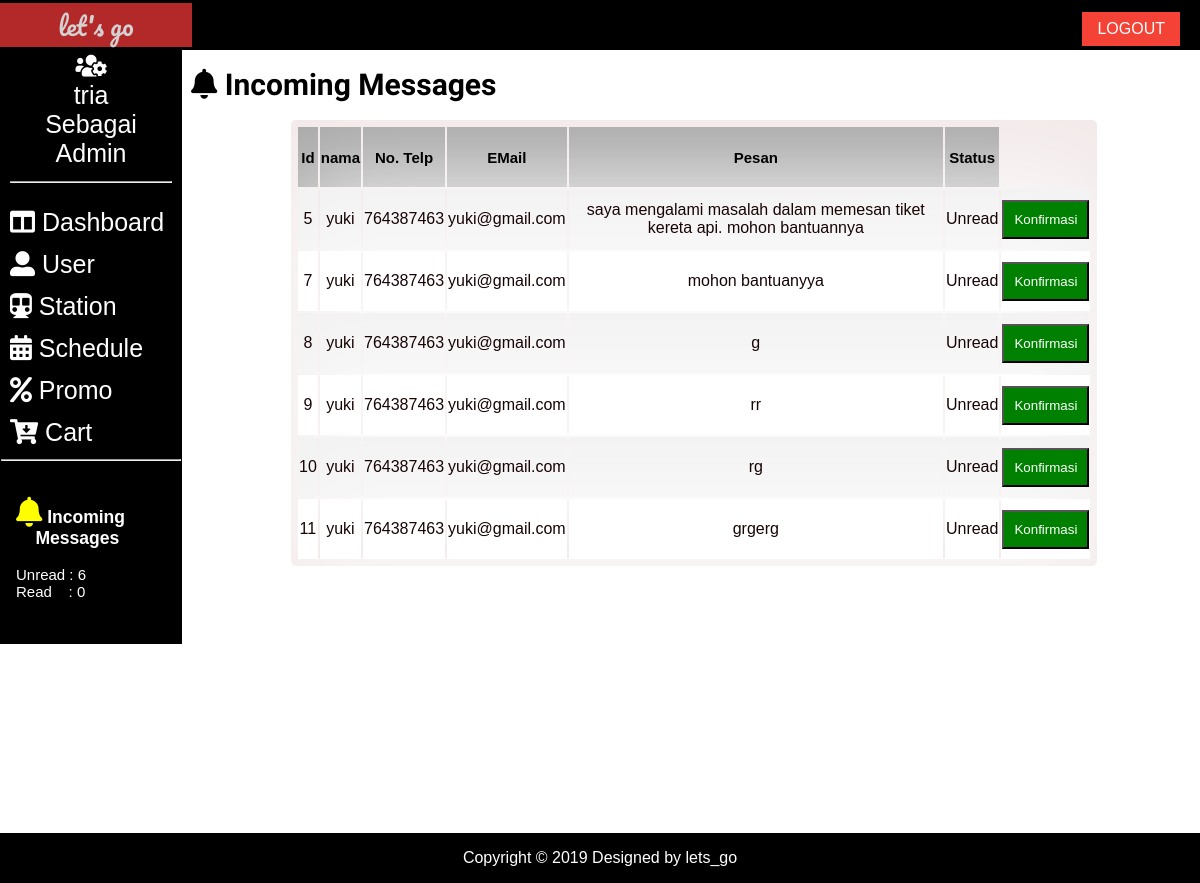
Page /admin/pesan/index.php (signed in) on the committed database.
### tables this page shows
CREATE TABLE IF NOT EXISTS `contactus` (
  `id` int(11) NOT NULL AUTO_INCREMENT,
  `id_user` int(11) DEFAULT NULL,
  `no_telp` varchar(50) DEFAULT NULL,
  `email` varchar(50) DEFAULT NULL,
  `pesan` text,
  `status` enum('Read','Unread') DEFAULT 'Unread',
  PRIMARY KEY (`id`)
);

CREATE TABLE IF NOT EXISTS `user` (
  `id` int(5) NOT NULL AUTO_INCREMENT,
  `full_name` varchar(255) DEFAULT NULL,
  `username` varchar(255) DEFAULT NULL,
  `gender` enum('Laki-Laki','Perempuan') DEFAULT NULL,
  `kontak` varchar(20) DEFAULT NULL,
  `email` varchar(20) DEFAULT NULL,
  `pass` varchar(35) DEFAULT NULL,
  `level` enum('user','admin') DEFAULT 'user',
  PRIMARY KEY (`id`),
  UNIQUE KEY `username` (`username`),
  UNIQUE KEY `email` (`email`)
);

### admin/pesan/index.php (the view, shortened to what this page needs)
<?php
include '../../config/koneksi.php';
?>
<!DOCTYPE html>
<html lang="en">
    <head>
        <link rel="stylesheet" type="text/css" href="../../assets/css/style.css">
        <link rel="stylesheet" href="https://use.fontawesome.com/releases/v5.8.1/css/all.css"
>
    </head>
    <body>
        <div class="header">
            <br>
            <p>let's go</p>
            <a href="../../login/logout.php"><button>LOGOUT</button></a>
        </div>
        <table class="container">
            <tr>
                <td colspan="2" class="menu">
                    <div style="color:white; text-align:center;">
                    <i class="fas fa-users-cog    "></i> <br>
                    <?php
                    echo $_SESSION['username'].
                    "<br> Sebagai Admin";
                    ?>
                    <hr>
                    </div>
                    <a href="../index.php">
                        <div><i class="fas fa-columns    "></i> Dashboard</div>
                    </a>
                    <a href="../user/user.php">
                        <div><i class="fas fa-user-alt    "></i> User</div>
                    </a>
                    <a href="../station/stasiun.php">
                        <div><i class="fas fa-subway    "></i> Station</div>
                    </a>
                    <a href="../jadwal/jadwal.php">
                        <div> <i class="fas fa-calendar-alt    "></i> Schedule</div>
                    </a>
                    <a href="../iklan/iklan.php">
                        <div> <i class="fas fa-percent    "></i> Promo</div>
                    </a>
                    <a href="../Cart/cart.php">
                        <div><i class="fas fa-cart-arrow-down    "></i> Cart</div>
                    </a>
                    <hr>
                    <a href="#pesan">
                    <div style="font-size:15px; padding:10px;">
                    <h3><i style="color:yellow; font-size:30px;" class="fas fa-bell    "></i> Incoming<br>&nbsp;&nbsp;&nbsp;&nbsp;Messages<br></h3>
                    <?php
                    $sqli = "SELECT  count(status) as jumlah FROM contactus where status='Unread'";
                    $queryi = mysqli_query($db, $sqli);
                    $rowi = mysqli_fetch_array($queryi);
                    ?>
                    Unread : <?php echo $rowi['jumlah']; ?></span>
                    <?php
                    $s = "SELECT  count(status) as jumlah FROM contactus where status='Read'";
                    $q = mysqli_query($db, $s);
                    $rows = mysqli_fetch_array($q);
                    ?>
                    <br>Read&nbsp;&nbsp;&nbsp;&nbsp;: <?php echo $rows['jumlah']; ?></span>
                    </div>
                    </a>
                </td>
                <td class="content">
                    <br><br>
                    <h3><i class="fas fa-bell    "></i> Incoming Messages</h3>
                    <div>
                        <table class="kotak" style="width:80%; margin:100px; margin-top:-30px;">
                            <tbody>
                                <?php
                            $sql = "SELECT * FROM contactus";
                            $query = mysqli_query($db, $sql);
                            if($query){
                                ?>
                                    <tr class="kotak-judul" style="height:60px;">
                                     <th>Id</th>
                                    <th>nama</th>
                                    <th>No. Telp</th>
                                    <th>EMail</th>
                                    <th>Pesan</th>
                                    <th>Status</th>
                                </tr>
                            <?php
                            while ($cart = mysqli_fetch_array($query)) {
                                echo "<tr class='kotak-form' style='text-align:center; height:60px;'>";
                                echo "<td>" . $cart[0] . "</td>";
                                $st=mysqli_query($db, "SELECT username from user where id=$cart[1]");
                                $nmst = mysqli_fetch_array($st);
                                echo "<td>" . $nmst['username'] . "</td>";
                                echo "<td>" . $cart[2] . "</td>";
                                echo "<td>" . $cart[3] . "</td>";
                                echo "<td>" . $cart[4] . "</td>";
                                echo "<td>" . $cart[5] . "</td>";
                                 if($cart[5]=="Unread"){
                                    ?>
                                    <td>
                                    <a href="./confrim-message.php?idUser=<?php echo $cart[1] ?>&&id=<?php echo $cart[0] ?>"><button style="color:white; background-color:green; padding:10px;">Konfirmasi</button></a>
                                </td>
                                <?php
                                }
                                echo "</tr>";
                            }
                            }else{
                                echo "<i class='fas fa-bell-slash    '></i> <br>no incoming messenger";
                            }
                            ?>
                            </tbody>
                            <br>
                        </table>
                    </div>
                    <br><br><br><br><br><br><br><br><br><br><br><br>
                </td>
            </tr>
        </table>
        <div class="footer">
            Copyright &copy; 2019
            Designed by lets_go
        </div>
    </body>
</html>

### assets/css/style.css (style rules this page uses)
body { margin: 0%; font-family: sans-serif; font-family: "Kreon", serif; }
.container { border-collapse: collapse; }
.kotak-form { background: rgb(255, 255, 255); margin: 150px auto; padding: 30px 20px; box-shadow: 0px 0px 100px 4px #ffffff; color: #180404; font-family: "Trebuchet MS", "Lucida Sans Unicode", "Lucida Grande", "Lucida Sans", Arial, sans-serif; border-collapse: collapse; border-spacing: 0; width: 100%; border: 1px solid #ddd; }
.kotak-form:nth-child(even) { background-color: #f2f2f2; }
.header { margin-top: 0%; margin-bottom: 0%; height: 50px; width: 100%; background-color: rgb(0, 0, 0); position: -webkit-sticky; position: fixed; z-index: 999; }
.header button { margin: -60px 20px 0px 0px; float: right; background-color: #f44336; border: none; color: white; padding: 8px 15px; text-align: center; text-decoration: none; display: inline-block; font-size: 16px; font-family: sans-serif; }
.header button { -webkit-transition-duration: 0.4s; transition-duration: 0.4s; }
.header p { margin-top: -15px; color: #d3d1d1; width: 16%; background-color: #b32929; text-align: center; font-size: 25px; font-family: "Pacifico", cursive; }
.menu { height: 600px; width: 15%; background-color: rgb(0, 0, 0); float: left; margin-top: 3.5%; position: -webkit-sticky; position: fixed; }
.menu a { cursor: pointer; text-decoration: none; color: white; }
.menu div { margin: 5px; font-size: 25px; font-family: sans-serif; border-radius: 5px; padding: 4px; }
.content { height: 100%; width: 84%; float: right; }
.content h3 { font-size: 30px; font-family: "Francois One", sans-serif; }
table { height: 100%; width: 100%; }
.kotak { height: 70%; width: 50%; background-color: #f3eaea; border-radius: 5px; padding: 5px; margin: 5px; box-shadow: #b32929; }
.kotak-judul { background-color: #a7a7a7; padding: 10px; text-align: center; font-size: 15px; font-family: Arial, Helvetica, sans-serif; border-radius: 5px; }
.footer { height: 50px; width: 100%; background-color: rgb(0, 0, 0); bottom: 0%; position: absolute; position: -webkit-sticky; position: fixed; text-align: center; line-height: 50px; font-family: Verdana, Geneva, Tahoma, sans-serif; color: white; }

### rows in the picture
contactus: id "5", id_user.username "yuki", no_telp "764387463", email "yuki@gmail.com", pesan "saya mengalami masalah dalam memesan tiket kereta api. mohon bantuannya", status "Unread"
contactus: id "7", id_user.username "yuki", no_telp "764387463", email "yuki@gmail.com", pesan "mohon bantuanyya", status "Unread"
contactus: id "8", id_user.username "yuki", no_telp "764387463", email "yuki@gmail.com", pesan "g", status "Unread"
contactus: id "9", id_user.username "yuki", no_telp "764387463", email "yuki@gmail.com", pesan "rr", status "Unread"
contactus: id "10", id_user.username "yuki", no_telp "764387463", email "yuki@gmail.com", pesan "rg", status "Unread"
contactus: id "11", id_user.username "yuki", no_telp "764387463", email "yuki@gmail.com", pesan "grgerg", status "Unread"

### other values in the picture
$_SESSION['username'] "tria"
$rowi['jumlah'] "6"
$rows['jumlah'] "0"
